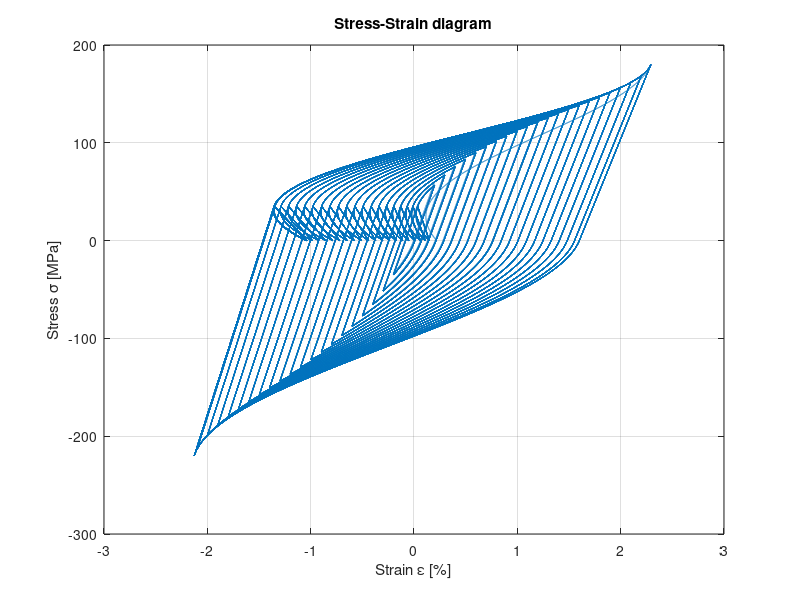
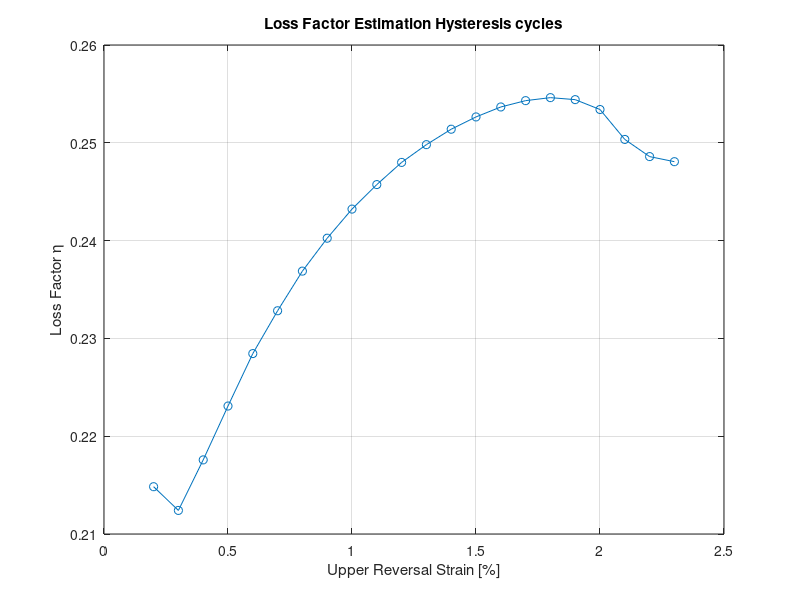
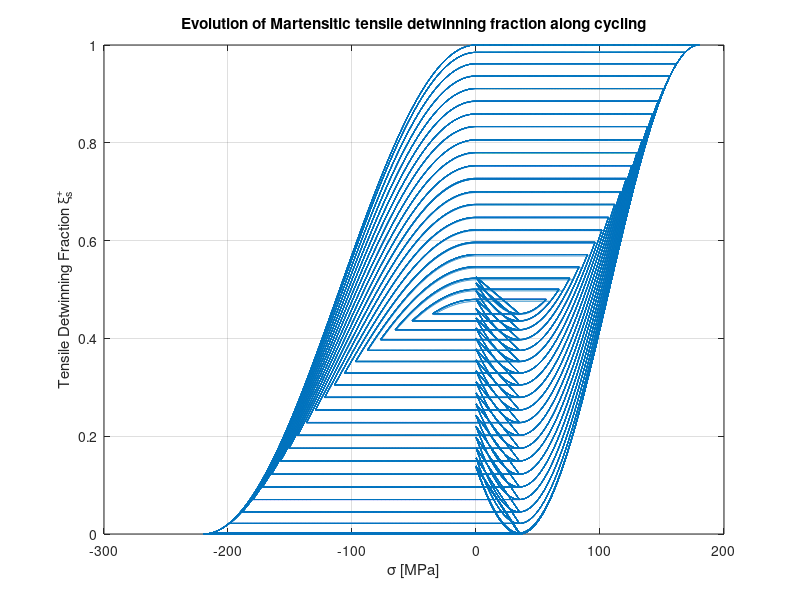
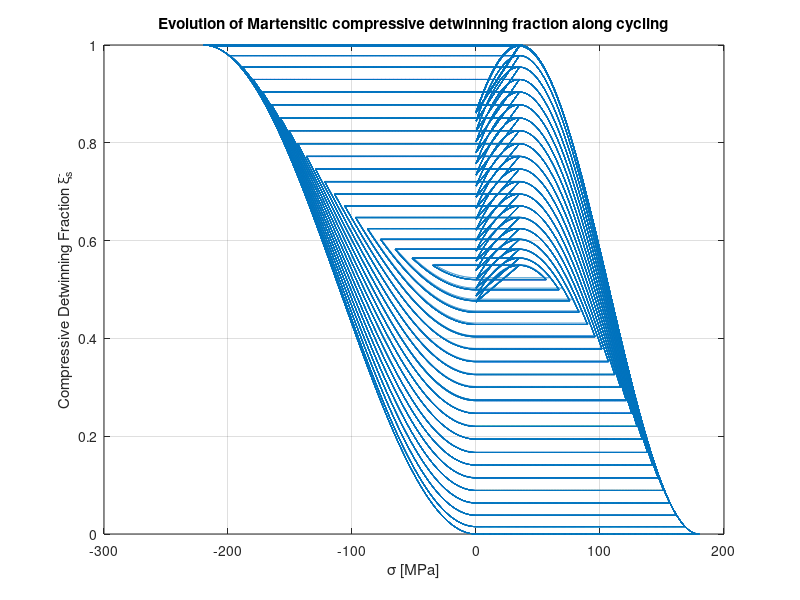

Reproduce these figures in MATLAB, in order.
clear all
clc
close all
% Young's
E_a = 34.9e3; %[MPa]
E_m_p = 26e3; %[MPa]
E_m_n = 33e3;
E_m_T = 26e3;
% Other SMA parameters
Teta = 0.55; %[MPa/°C]
Mf = -55; %[°C]
Ms = -35; %[°C]
As = -30; %[°C]
Af = -15; %[°C]
C_M_p = 1; %[MPa/°C]
C_A_p = 3; %[MPa/°C]
C_M_n = 0.2;
C_A_n = 3;
sigma_s_cr_p = 35; %[MPa]
sigma_f_cr_p = 180; %[MPa]
sigma_s_cr_n = 0;
sigma_f_cr_n = -220;
eps_L_p = 0.016;
eps_L_n = -0.0146;
a_M = pi / (Ms - Mf);
a_A = pi / (Af - As);
T = -60;
% Bekker-Brinson Algorithm
sigma_plot = [];
eps_plot = [];
xisp = 0;
xism = 0;
xiT = 0;
%%%%%%%%%% EPS REVERSAL INPUT %%%%%%%%%%%%%%%%%%%%%%%%%%%%%%%%%%%%%%%%%%%%
eps_upp = 0.023;
%%%%%%%%%% EPS REVERSAL INPUT %%%%%%%%%%%%%%%%%%%%%%%%%%%%%%%%%%%%%%%%%%%%
eps_downn = -eps_upp;
Loss_factor = 0;
sigma = 0;
E = E_m_T;
csi_S_p = 0;
csi_S_n = 0;
csi_T = 1;
eps4 = 0;
eu = [];
for kk = eps_upp : -0.001 : 0.002
%     Inizializzazione
    eps_up = kk;
    eps_down = -eps_up;
    eu = [eu eps_up];
% Cicli all'interno dello stesso ciclo Tensione-Compressione
    for ii = 1:10
% Reorientation 1
        sigma2 = linspace(0, sigma_f_cr_p, 1000)';
        Y2 = cos(pi * (sigma2 - sigma_s_cr_p) / (sigma_f_cr_p - sigma_s_cr_p));
        csi_S_p2 = (1 - Y2) / 2 + csi_S_p(end) * (1 + Y2) / 2;
        csi_T2 = csi_T(end) * (1 - csi_S_p2) / (1 - csi_S_p(end));
        csi_S_n2 = csi_S_n(end) * (1 - csi_S_p2) / (1 - csi_S_p(end));
        E2 = E_a + csi_S_p2 * (E_m_p - E_a) + csi_S_n2 * (E_m_n - E_a) + csi_T2 * (E_m_T - E_a);
        eps2 = sigma2 ./ E2 + eps_L_p * csi_S_p2 + eps_L_n * csi_S_n2;
        eps2 = eps2(eps2 <= eps_up);
        sigma2 = sigma2(1:length(eps2));
        csi_S_p2 = csi_S_p2(1:length(eps2));
        csi_S_n2 = csi_S_n2(1:length(eps2));
        csi_T2 = csi_T2(1:length(eps2));
        E2 = E2(1:length(eps2));
% Energy
        E_diss2 = trapz(eps2,sigma2);
% Aggiornamento XI ed E plot
xisp = [xisp ; csi_S_p2];
xism = [xism ; csi_S_n2];
xiT = [xiT ; csi_T2];
E = [E ; E2];
% Compression linear
        sigma3 = linspace(sigma2(end), sigma_s_cr_n, 1000)';
        eps3 = sigma3 / E2(end) + eps_L_p * csi_S_p2(end) + eps_L_n * csi_S_n2(end);
% Aggiornamento XI plot
xisp = [xisp ; xisp(end)*ones(length(sigma3),1)];
xism = [xism ; xism(end)*ones(length(sigma3),1)];
xiT = [xiT ; xiT(end)*ones(length(sigma3),1)];
E = [E ; E(end)*ones(length(sigma3),1)];
% Energy
        E_diss3 = trapz(eps3,sigma3);
% Reorientation 2
        sigma4 = linspace(sigma3(end), sigma_f_cr_n, 1000)';
        Y4 = cos(pi * (sigma4 - sigma_s_cr_n) / (sigma_f_cr_n - sigma_s_cr_n));
        csi_S_n4 = (1 - Y4) / 2 + csi_S_n2(end) * (1 + Y4) / 2;
        csi_S_p4 = csi_S_p2(end) * (1 - csi_S_n4) / (1 - csi_S_n2(end));
        csi_T4 = csi_T2(end) * (1 - csi_S_n4) / (1 - csi_S_n2(end));
        E4 = E_a + csi_S_p4 * (E_m_p - E_a) + csi_S_n4 * (E_m_n - E_a) + csi_T4 * (E_m_T - E_a);
        eps4 = sigma4 ./ E4 + eps_L_p * csi_S_p4 + eps_L_n * csi_S_n4;
        eps4 = eps4(eps4 >= eps_down);
        sigma4 = sigma4(1:length(eps4));
        csi_S_p4 = csi_S_p4(1:length(eps4));
        csi_S_n4 = csi_S_n4(1:length(eps4));
        csi_T4 = csi_T4(1:length(eps4));
        E4 = E4(1:length(eps4));
% Energy
        E_diss4 = trapz(eps4,sigma4);
% Aggiornamento XI plot
xisp = [xisp ; csi_S_p4];
xism = [xism ; csi_S_n4];
xiT = [xiT ; csi_T4];
E = [E ; E4];
% Tension linear
        sigma5_lin = linspace(sigma4(end), sigma_s_cr_p, 1000)';
        eps5_lin = sigma5_lin / E4(end) + eps_L_p * csi_S_p4(end) + eps_L_n * csi_S_n4(end);
% Energy 
        E_diss5 = trapz(eps5_lin,sigma5_lin);
% Aggiornamento XI plot
xisp = [xisp ; xisp(end)*ones(length(sigma5_lin),1)];
xism = [xism ; xism(end)*ones(length(sigma5_lin),1)];
xiT = [xiT ; xiT(end)*ones(length(sigma5_lin),1)];
E = [E ; E(end)*ones(length(sigma5_lin),1)];
% Putting together the variables for the plot
        sigma_plot = [sigma_plot; sigma2; sigma3; sigma4; sigma5_lin];
        eps_plot = [eps_plot; eps2; eps3; eps4; eps5_lin;];        
% Re-inizializzazione variabili
        csi_S_p(end) = csi_S_p4(end);
        csi_S_n(end) = csi_S_n4(end);
        csi_T(end) = csi_T4(end);
% All the energies within the repetition of the same eps-revs cycle
        E_diss_cycle(ii,1) = E_diss2 + E_diss4 + E_diss5;
    end
% Energies of the different Tension-Compression cycles
    E_diss_strain = E_diss_cycle(end);
    U_max = E_diss2 - 1/2*(E_diss2+E_diss3) + E_diss4 - 1/2*(E_diss4+E_diss5);
    Loss_factor(end+1) = E_diss_strain / (2 * pi * U_max)
end
% EPSILON - SIGMA
figure
plot(eps_plot * 100, sigma_plot);
xlabel('Strain \epsilon [%]')
ylabel('Stress \sigma [MPa]')
grid on
title('Stress-Strain diagram')
% EPSILON_REV - LOSS_FACTOR
figure
plot(eu * 100, Loss_factor(2:end),'o-')
grid on
xlabel('Upper Reversal Strain [%]')
ylabel('Loss Factor \eta')
title('Loss Factor Estimation Hysteresis cycles')
% SIGMA - XISP
figure
plot(sigma_plot , xisp(2:end))
grid on
xlabel('\sigma [MPa]')
ylabel('Tensile Detwinning Fraction \xi_s^+')
title('Evolution of Martensitic tensile detwinning fraction along cycling')
% SIGMA - XISM
figure
plot(sigma_plot , xism(2:end))
grid on
xlabel('\sigma [MPa]')
ylabel('Compressive Detwinning Fraction \xi_s^-')
title('Evolution of Martensitic compressive detwinning fraction along cycling')
% SIGMA - XIT
figure
plot(sigma_plot , xiT(2:end))
grid on
xlabel('\sigma [MPa]')
ylabel('Twinned Martensite Fraction \xi_T')
title('Evolution of Twinned Martensite fraction along cycling')
% SIGMA - E
figure
plot(sigma_plot , E(2:end))
grid on
xlabel('\sigma [MPa]')
ylabel("Young's modulus [MPa]")
title("Evolution of Young's modulus along cycling")
